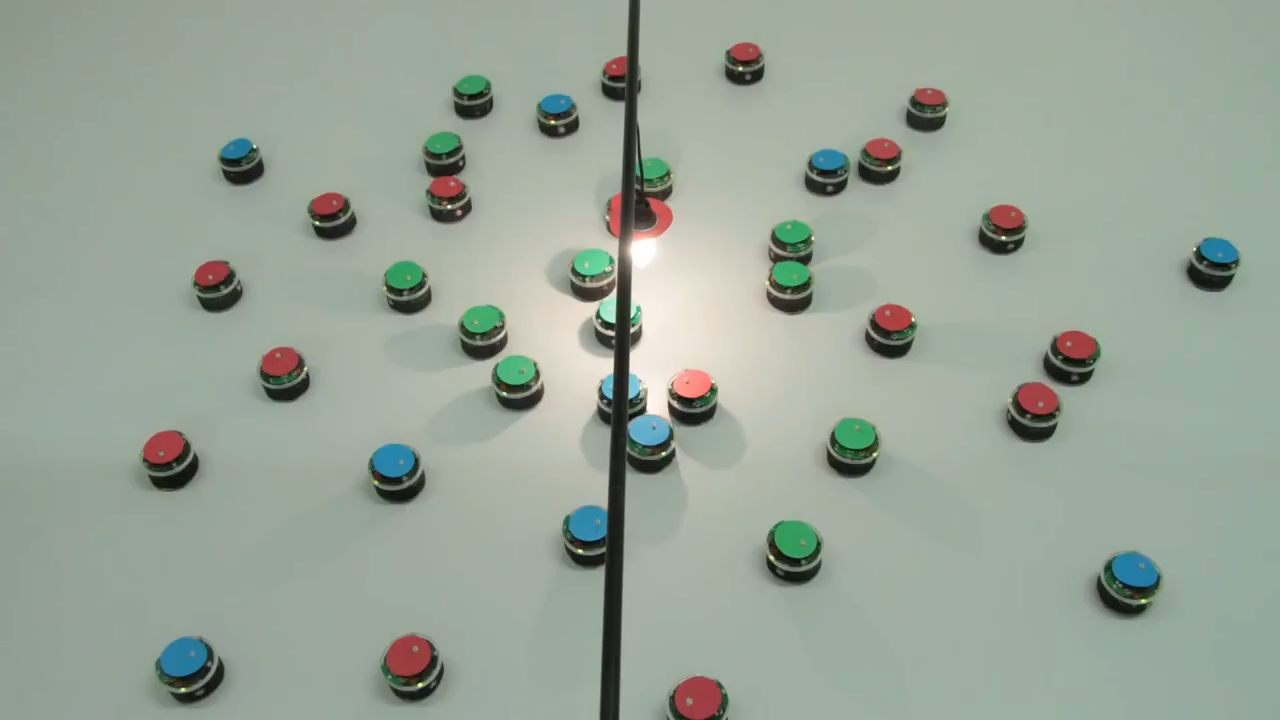
//> input picture cv_lab3/img_zadan/roboti/roi_robotov.jpg, 1280 x 720 px
$ ./begunok   (built with g++ and OpenCV 4)
//> lines starting //> are read from the running program, lines starting //| are printed output that depends on the picture; after the words box and inside, x2 and y2 are one past the last pixel; in counts of white or black regions, pixels touching at a corner belong together
### cv_lab3/cvDirectory.h
#include <string>
#include <vector>

namespace cv
{
	class Directory
	{
	public:
		static std::vector<std::string> GetListFiles(const std::string& path, const std::string & exten = "*", bool addPath = true);
		static std::vector<std::string> GetListFilesR(const std::string& path, const std::string & exten = "*", bool addPath = true);
		static std::vector<std::string> GetListFolders(const std::string& path, const std::string & exten = "*", bool addPath = true);
	};
}

### cv_lab3/begunok.cpp
#include <opencv2/opencv.hpp>
#include "cvDirectory.h"
using namespace cv;
using namespace std;


int h_min = 0;
int s_min = 0;
int v_min = 0;

int h_max = 180;
int s_max = 255;
int v_max = 255;

int th = 0;
Mat img, thimg, img_hsv;


void proc_img(int, void* user_data){
	Scalar lower(h_min, s_min, v_min);
	Scalar upper(h_max, s_max, v_max);
	inRange(img_hsv, lower, upper, thimg);
	imshow("thimg1", thimg);
}

int main(int argc, char** argv){
	string fn;
	// if (argc>1) fn= argv[1];
	// else
	fn = "C:\\Users\\HP\\Downloads\\LAB3\\img_zadan\\roboti\\roi_robotov.jpg";
	img = imread(fn, IMREAD_COLOR);
//> img is the input picture: 720 rows x 1280 cols, CV_8UC3; mean B, G, R 151.4, 164, 152.4
	resize(img, img, Size(400, 400));
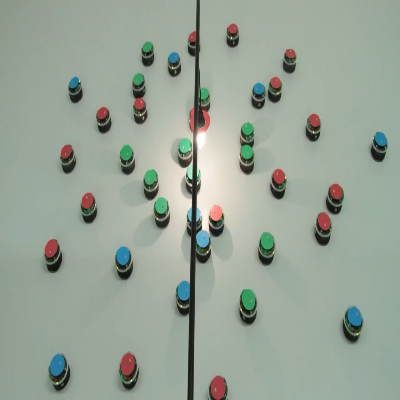
//> img: 400 rows x 400 cols, CV_8UC3; mean B, G, R 151.4, 163.9, 152.4
	cvtColor(img, img_hsv, COLOR_BGR2HSV);
//> img_hsv: 400 rows x 400 cols, CV_8UC3; mean H, S, V 57.8, 28.1, 165.8
	imshow(fn, img); //C:\Users\HP\Downloads\LAB3\img_zadan\allababah
	//vector<string> fnms = Directory::GetListFiles("./","*.jpg",false);//�������� ��� ������ ���� jpg � ������� ����� ��� ���������� � ��� ����.

	int th_type = THRESH_BINARY;

	// proc_img(0, &th_type);
	// createTrackbar("th", "thimg", &th, 255, proc_img, &th_type);

	namedWindow("thimg");

	createTrackbar("h_min", "thimg", &h_min, 180, proc_img, &th_type);
//> slider 'h_min' is set to 36
	createTrackbar("s_min", "thimg", &s_min, 255, proc_img, &th_type);
//> slider 's_min' is set to 51
	createTrackbar("v_min", "thimg", &v_min, 255, proc_img, &th_type);
//> slider 'v_min' is set to 51

	createTrackbar("h_max", "thimg", &h_max, 180, proc_img, &th_type);
	createTrackbar("s_max", "thimg", &s_max, 255, proc_img, &th_type);
	createTrackbar("v_max", "thimg", &v_max, 255, proc_img, &th_type);

	waitKey();
//> in proc_img, `inRange(img_hsv, lower, upper, thimg);`:
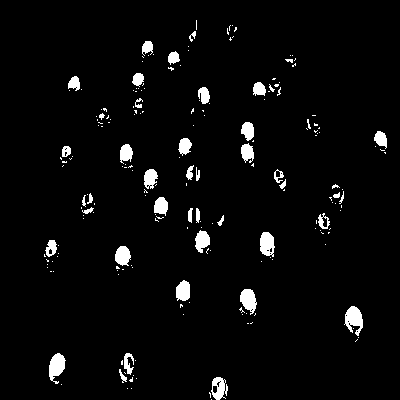
//> thimg: 400 rows x 400 cols, CV_8UC1; 3.7% white; 199 white regions (155 under 20 px), largest, box (x1, y1, x2, y2) and area: (344, 306, 363, 336) 346, (49, 353, 66, 384) 326, (240, 289, 257, 315) 288
}
